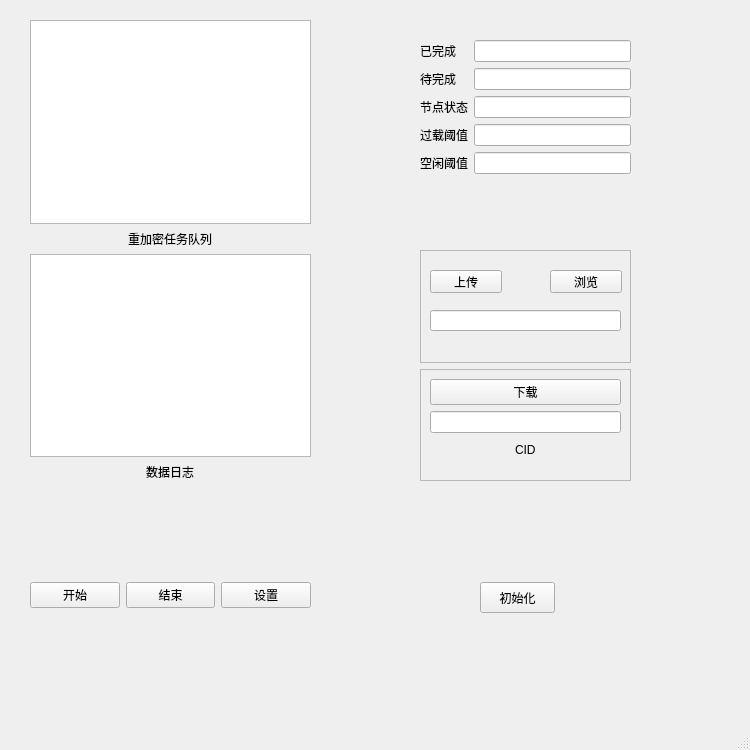
<?xml version="1.0" encoding="UTF-8"?>
<ui version="4.0">
 <class>MainWindow</class>
 <widget class="QMainWindow" name="MainWindow">
  <property name="geometry">
   <rect>
    <x>0</x>
    <y>0</y>
    <width>750</width>
    <height>750</height>
   </rect>
  </property>
  <property name="minimumSize">
   <size>
    <width>750</width>
    <height>750</height>
   </size>
  </property>
  <property name="maximumSize">
   <size>
    <width>750</width>
    <height>750</height>
   </size>
  </property>
  <property name="windowTitle">
   <string>数据共享</string>
  </property>
  <widget class="QWidget" name="centralwidget">
   <widget class="QWidget" name="formLayoutWidget">
    <property name="geometry">
     <rect>
      <x>420</x>
      <y>40</y>
      <width>211</width>
      <height>181</height>
     </rect>
    </property>
    <layout class="QFormLayout" name="formLayout">
     <item row="0" column="0">
      <widget class="QLabel" name="label">
       <property name="text">
        <string>已完成</string>
       </property>
      </widget>
     </item>
     <item row="1" column="0">
      <widget class="QLabel" name="label_5">
       <property name="text">
        <string>待完成</string>
       </property>
      </widget>
     </item>
     <item row="2" column="0">
      <widget class="QLabel" name="label_6">
       <property name="text">
        <string>节点状态</string>
       </property>
      </widget>
     </item>
     <item row="0" column="1">
      <widget class="QLineEdit" name="finished"/>
     </item>
     <item row="1" column="1">
      <widget class="QLineEdit" name="waiting"/>
     </item>
     <item row="2" column="1">
      <widget class="QLineEdit" name="node_state"/>
     </item>
     <item row="3" column="0">
      <widget class="QLabel" name="label_7">
       <property name="text">
        <string>过载阈值</string>
       </property>
      </widget>
     </item>
     <item row="4" column="0">
      <widget class="QLabel" name="label_8">
       <property name="text">
        <string>空闲阈值</string>
       </property>
      </widget>
     </item>
     <item row="3" column="1">
      <widget class="QLineEdit" name="overload_state"/>
     </item>
     <item row="4" column="1">
      <widget class="QLineEdit" name="underload_state_"/>
     </item>
    </layout>
   </widget>
   <widget class="QWidget" name="layoutWidget">
    <property name="geometry">
     <rect>
      <x>30</x>
      <y>20</y>
      <width>281</width>
      <height>461</height>
     </rect>
    </property>
    <layout class="QVBoxLayout" name="verticalLayout">
     <item>
      <widget class="QTextBrowser" name="task_picture"/>
     </item>
     <item alignment="Qt::AlignHCenter">
      <widget class="QLabel" name="label_2">
       <property name="text">
        <string>重加密任务队列</string>
       </property>
      </widget>
     </item>
     <item>
      <widget class="QTextBrowser" name="log"/>
     </item>
     <item alignment="Qt::AlignHCenter">
      <widget class="QLabel" name="label_3">
       <property name="text">
        <string>数据日志</string>
       </property>
      </widget>
     </item>
    </layout>
   </widget>
   <widget class="QWidget" name="layoutWidget">
    <property name="geometry">
     <rect>
      <x>30</x>
      <y>530</y>
      <width>281</width>
      <height>131</height>
     </rect>
    </property>
    <layout class="QHBoxLayout" name="horizontalLayout">
     <item>
      <widget class="QPushButton" name="startbutton">
       <property name="text">
        <string>开始</string>
       </property>
      </widget>
     </item>
     <item>
      <widget class="QPushButton" name="end_button">
       <property name="text">
        <string>结束</string>
       </property>
      </widget>
     </item>
     <item>
      <widget class="QPushButton" name="parameter_setting_button">
       <property name="text">
        <string>设置</string>
       </property>
      </widget>
     </item>
    </layout>
   </widget>
   <widget class="QWidget" name="layoutWidget">
    <property name="geometry">
     <rect>
      <x>420</x>
      <y>250</y>
      <width>211</width>
      <height>231</height>
     </rect>
    </property>
    <layout class="QVBoxLayout" name="verticalLayout_3">
     <item>
      <widget class="QFrame" name="frame_3">
       <property name="frameShape">
        <enum>QFrame::StyledPanel</enum>
       </property>
       <property name="frameShadow">
        <enum>QFrame::Raised</enum>
       </property>
       <widget class="QLineEdit" name="filename">
        <property name="geometry">
         <rect>
          <x>10</x>
          <y>60</y>
          <width>191</width>
          <height>21</height>
         </rect>
        </property>
       </widget>
       <widget class="QPushButton" name="file_search">
        <property name="geometry">
         <rect>
          <x>130</x>
          <y>20</y>
          <width>72</width>
          <height>23</height>
         </rect>
        </property>
        <property name="text">
         <string>浏览</string>
        </property>
       </widget>
       <widget class="QPushButton" name="upload">
        <property name="geometry">
         <rect>
          <x>10</x>
          <y>20</y>
          <width>72</width>
          <height>23</height>
         </rect>
        </property>
        <property name="text">
         <string>上传</string>
        </property>
       </widget>
      </widget>
     </item>
     <item>
      <widget class="QFrame" name="frame_4">
       <property name="frameShape">
        <enum>QFrame::StyledPanel</enum>
       </property>
       <property name="frameShadow">
        <enum>QFrame::Raised</enum>
       </property>
       <widget class="QWidget" name="">
        <property name="geometry">
         <rect>
          <x>10</x>
          <y>10</y>
          <width>191</width>
          <height>81</height>
         </rect>
        </property>
        <layout class="QVBoxLayout" name="verticalLayout_2">
         <item>
          <widget class="QPushButton" name="download">
           <property name="text">
            <string>下载</string>
           </property>
          </widget>
         </item>
         <item>
          <widget class="QLineEdit" name="CID"/>
         </item>
         <item alignment="Qt::AlignHCenter">
          <widget class="QLabel" name="label_4">
           <property name="text">
            <string>CID</string>
           </property>
          </widget>
         </item>
        </layout>
       </widget>
      </widget>
     </item>
    </layout>
   </widget>
   <widget class="QPushButton" name="init_button">
    <property name="geometry">
     <rect>
      <x>480</x>
      <y>582</y>
      <width>75</width>
      <height>31</height>
     </rect>
    </property>
    <property name="text">
     <string>初始化</string>
    </property>
   </widget>
  </widget>
  <widget class="QMenuBar" name="menubar">
   <property name="geometry">
    <rect>
     <x>0</x>
     <y>0</y>
     <width>750</width>
     <height>22</height>
    </rect>
   </property>
  </widget>
  <widget class="QStatusBar" name="statusbar"/>
 </widget>
 <resources/>
 <connections/>
</ui>
